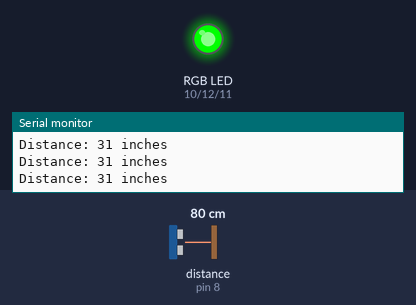
Simulated run of this sketch. Board: Arduino Uno, built with avr-gcc and run on an emulated ATmega328P. Shown: an RGB LED mixed from three pins (HIGH = lit), the last lines printed to the serial monitor. Wiring (inferred from the names in the program): ultrasonic range finder: trigger pin 9; echo pin 8. The test bench sets the inputs (shaded band); at power-on: distance to the obstacle (sensor on pin 8) 80 cm. The echo pulse lasts 58.3 µs per cm; pins used as bus, display or sensor lines are not drawn.

Above: at 1.2 s.
1.3 s: distance to the obstacle (sensor on pin 8) set to 73 cm
At 2.1 s:
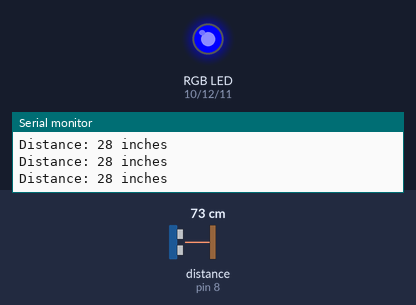
2.9 s: distance to the obstacle (sensor on pin 8) set to 56 cm
4.4 s: distance to the obstacle (sensor on pin 8) set to 49 cm
At 5.7 s:
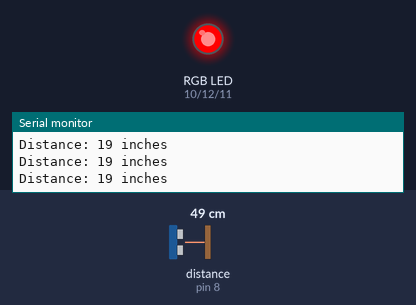
6.0 s: distance to the obstacle (sensor on pin 8) set to 60 cm
At 6.8 s:
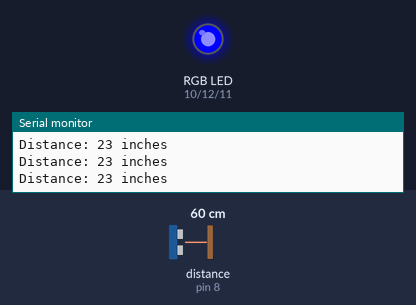
7.6 s: distance to the obstacle (sensor on pin 8) set to 35 cm
At 9.2 s:
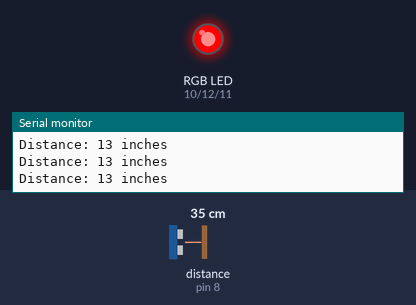
Timing chart, 0 to 10.2 s (numbered marks = the images above; inputs shaded):
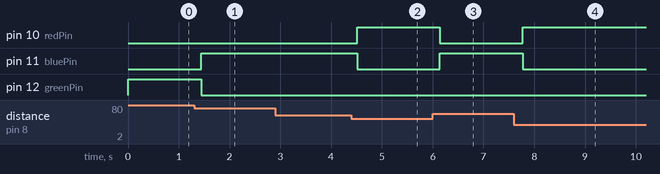

Measured:
- the behaviour switches between 79 and 78 cm on distance to the obstacle (sensor on pin 8) (found by bisection; images 0 and 1)
- the behaviour switches between 52 and 51 cm on distance to the obstacle (sensor on pin 8) (found by bisection; images 1 and 2)
- after the input at 1.3 s, pin 11 (bluePin): LOW → HIGH after 0.14 s; pin 12 (greenPin): HIGH → LOW after 0.14 s
- after the input at 4.4 s, pin 10 (redPin): LOW → HIGH after 0.11 s; pin 11 (bluePin): HIGH → LOW after 0.11 s
- after the input at 6.0 s, pin 10 (redPin): HIGH → LOW after 0.14 s; pin 11 (bluePin): LOW → HIGH after 0.14 s
- after the input at 7.6 s, pin 10 (redPin): LOW → HIGH after 0.17 s; pin 11 (bluePin): HIGH → LOW after 0.17 s

The sketch:

using_distance_sensor_to_light_up_rgb_led.ino
```cpp
const int trigPin = 9;
const int echoPin = 8;

const int redPin = 10;
const int bluePin = 11;
const int greenPin = 12;

void setup() {
  pinMode(trigPin, OUTPUT);
  pinMode(echoPin, INPUT);
  pinMode(redPin, OUTPUT);
  pinMode(bluePin, OUTPUT);
  pinMode(greenPin, OUTPUT);
  Serial.begin(9600);
}

void loop() {
  // Trigger the ultrasonic pulse
  digitalWrite(trigPin, LOW);
  delayMicroseconds(2);
  digitalWrite(trigPin, HIGH);
  delayMicroseconds(10);
  digitalWrite(trigPin, LOW);

  // Read the duration of the echo pulse
  long duration = pulseIn(echoPin, HIGH);

  // Convert duration to distance in inches
  int distance = duration / 148; // Speed of sound formula

  Serial.print("Distance: ");
  Serial.print(distance);
  Serial.println(" inches");

  // Set LED color based on distance
  if (distance < 20) {
    digitalWrite(redPin, HIGH);
    digitalWrite(greenPin, LOW);
    digitalWrite(bluePin, LOW);
  } else if (distance >= 20 && distance <= 30) {
    digitalWrite(redPin, LOW);
    digitalWrite(greenPin, LOW);
    digitalWrite(bluePin, HIGH);
  } else {
    digitalWrite(redPin, LOW);
    digitalWrite(greenPin, HIGH);
    digitalWrite(bluePin, LOW);
  }

  delay(200); // Small delay for readability and stability
}
```
